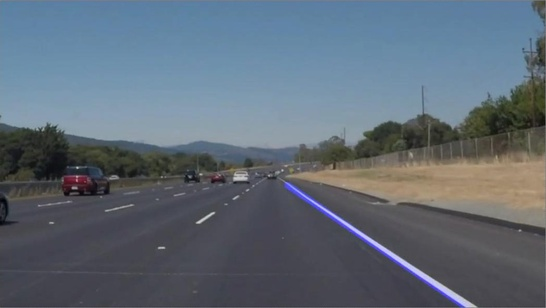
#> input picture test_images/zigzag.jpg, 546 x 308 px, shrunk from 1048 x 591 before the run; its folder holds 2 pictures in this run
$ jupyter execute --allow-errors Attempt2-Copy1.ipynb   (shell and % lines are left out)
#> lines starting #> are read from the running program, lines starting #| are printed output that depends on the picture; after the words box and inside, x2 and y2 are one past the last pixel; in counts of white or black regions, pixels touching at a corner belong together
# **Finding Lane Lines on the Road**
***
In this project, you will use the tools you learned about in the lesson to identify lane lines on the road.  You can develop your pipeline on a series of individual images, and later apply the result to a video stream (really just a series of images). Check out the video clip "raw-lines-example.mp4" (also contained in this repository) to see what the output should look like after using the helper functions below.

Once you have a result that looks roughly like "raw-lines-example.mp4", you'll need to get creative and try to average and/or extrapolate the line segments you've detected to map out the full extent of the lane lines.  You can see an example of the result you're going for in the video "P1_example.mp4".  Ultimately, you would like to draw just one line for the left side of the lane, and one for the right.

---
Let's have a look at our first image called 'test_images/solidWhiteRight.jpg'.  Run the 2 cells below (hit Shift-Enter or the "play" button above) to display the image.

**Note** If, at any point, you encounter frozen display windows or other confounding issues, you can always start again with a clean slate by going to the "Kernel" menu above and selecting "Restart & Clear Output".

---

**The tools you have are color selection, region of interest selection, grayscaling, Gaussian smoothing, Canny Edge Detection and Hough Tranform line detection.  You  are also free to explore and try other techniques that were not presented in the lesson.  Your goal is piece together a pipeline to detect the line segments in the image, then average/extrapolate them and draw them onto the image for display (as below).  Once you have a working pipeline, try it out on the video stream below.**

---

<figure>

 <figcaption>
 <p></p>
 <p style="text-align: center;"> Your output should look something like this (above) after detecting line segments using the helper functions below </p>
 </figcaption>
</figure>
 <p></p>
<figure>

 <figcaption>
 <p></p>
 <p style="text-align: center;"> Your goal is to connect/average/extrapolate line segments to get output like this</p>
 </figcaption>
</figure>

[cell 1]
#importing some useful packages
import matplotlib.pyplot as plt
import matplotlib.image as mpimg
import numpy as np
import cv2

#> (a cell that did not finish here is left out)

**Some OpenCV functions (beyond those introduced in the lesson) that might be useful for this project are:**

`cv2.inRange()` for color selection
`cv2.fillPoly()` for regions selection
`cv2.line()` to draw lines on an image given endpoints
`cv2.addWeighted()` to coadd / overlay two images
`cv2.cvtColor()` to grayscale or change color
`cv2.imwrite()` to output images to file
`cv2.bitwise_and()` to apply a mask to an image

**Check out the OpenCV documentation to learn about these and discover even more awesome functionality!**

Below are some helper functions to help get you started. They should look familiar from the lesson!

[cell 3]
import random

def grayscale(img):
    """Applies the Grayscale transform
    This will return an image with only one color channel
    but NOTE: to see the returned image as grayscale
    you should call plt.imshow(gray, cmap='gray')"""
    return cv2.cvtColor(img, cv2.COLOR_BGR2GRAY)

def canny(img, low_threshold, high_threshold):
    """Applies the Canny transform"""
    high_threshold, _ = cv2.threshold(img, 0, 255, cv2.THRESH_BINARY + cv2.THRESH_OTSU)
    low_threshold = 0.5 * high_threshold
    return cv2.Canny(img, low_threshold, high_threshold)

def gaussian_blur(img, kernel_size):
    """Applies a Gaussian Noise kernel"""
    return cv2.GaussianBlur(img, (kernel_size, kernel_size), 0)

def region_of_interest(img, vertices):
    """
    Applies an image mask.

    Only keeps the region of the image defined by the polygon
    formed from `vertices`. The rest of the image is set to black.
    """
    #defining a blank mask to start with
    mask = np.zeros_like(img)

    #defining a 3 channel or 1 channel color to fill the mask with depending on the input image
    if len(img.shape) > 2:
        channel_count = img.shape[2]  # i.e. 3 or 4 depending on your image
        ignore_mask_color = (255,) * channel_count
    else:
        ignore_mask_color = 255

    #filling pixels inside the polygon defined by "vertices" with the fill color
    cv2.fillPoly(mask, vertices, ignore_mask_color)

    #returning the image only where mask pixels are nonzero
    masked_image = cv2.bitwise_and(img, mask)
    return masked_image


def draw_lines(img, lines, color=[255, 0, 0], thickness=2):
    """
    NOTE: this is the function you might want to use as a starting point once you want to
    average/extrapolate the line segments you detect to map out the full
    extent of the lane (going from the result shown in raw-lines-example.mp4
    to that shown in P1_example.mp4).

    Think about things like separating line segments by their
    slope ((y2-y1)/(x2-x1)) to decide which segments are part of the left
    line vs. the right line.  Then, you can average the position of each of
    the lines and extrapolate to the top and bottom of the lane.

    This function draws `lines` with `color` and `thickness`.
    Lines are drawn on the image inplace (mutates the image).
    If you want to make the lines semi-transparent, think about combining
    this function with the weighted_img() function below
    """

    #using linear interpolation
    # y = y1 + (x - x1) * (y2-y1) / (x2-x1)
    # y = y1 + (x - x1) * slope
    # => x = (y-y1)/slope + x1
    # linear interpolation of points is the concatenated interpolation of all points

    slopesLeft = []
    slopesRight = []
    pointsLeft = []
    pointsRight = []

    for line in lines:
        for x1,y1,x2,y2 in line:
            slope = ((y2-y1)/(x2-x1))
            if slope < 0:
                slopesLeft.append(slope)
                pointsLeft.append([(x1,y1),(x2,y2)])
            else:
                slopesRight.append(slope)
                pointsRight.append([(x1,y1),(x2,y2)])
            #color = (random.randint(0,255),random.randint(0,255),random.randint(0,255))
            #cv2.line(img, (x1, y1), (x2, y2), color, thickness)

    #paint left and right lane by average slope fully from bottom to center
    #highly depends on noise, too much noise will likely move the lines away from each other
    avgLeft = np.mean(slopesLeft)
    avgRight = np.mean(slopesRight)

    #fixed for spanning
    y = img.shape[0]
    yMin = img.shape[0]*0.6

    #continous based on old line segments
    #works very well but not on few line segments, at least not with the current hough settings

    lineLeft = []
    lineRight = []

    avgTopLeftXs = []
    avgTopRightXs = []

    xBottomLeft = []
    xBottomRight = []

    for point in pointsLeft:
        for x1,y1 in point:
            try:
                x = int((y - y1) / avgLeft + x1)
                #variant 1 paint continously only the line segments found
                #cv2.line(img, (x1, y1), (x, y), (0,255,0), 8)

                #variant 2 calculated a spanned fixed line with the first point
                xMin = x - ((y - yMin) / avgLeft)
                avgTopLeftXs.append(xMin)
                xBottomLeft.append(x)
                #cv2.line(img, (int(xMin), int(yMin)), (int(x), y), (0,255,0), 10)
            except Exception as detail:
                  print('Handling run-time error:', detail)


    for point in pointsRight:
        for x1,y1 in point:
            try:
                x = (y - y1) / avgRight + x1
                #variant 1 paint continously only the line segments found
                #cv2.line(img, (x1, y1), (x, y), (0,0,255), 8)


                #variant 2 calculated a spanned fixed line with the first point
                xMin = x - ((y - yMin) / avgRight)
                avgTopRightXs.append(xMin)
                xBottomRight.append(x)
                #cv2.line(img, (int(xMin), int(yMin)), (int(x), y), (0,0,255), 10)
            except Exception as detail:
                  print('Handling run-time error:', detail)

    #now draw only the means of all lines
    x1 = np.mean(avgTopLeftXs)
    x = np.mean(xBottomLeft)
    cv2.line(img, (int(x1), int(yMin)), (int(x), y), (0,255,0), 10)

    x1 = np.mean(avgTopRightXs)
    x = np.mean(xBottomRight)
    cv2.line(img, (int(x1), int(yMin)), (int(x), y), (0,0,255), 10)

def hough_lines(img, rho, theta, threshold, min_line_len, max_line_gap):
    """
    `img` should be the output of a Canny transform.

    Returns an image with hough lines drawn.
    """
    lines = cv2.HoughLinesP(img, rho, theta, threshold, np.array([]),min_line_len, max_line_gap)
    line_img = np.zeros((*img.shape, 3), dtype=np.uint8)
    draw_lines(line_img, lines)
    return line_img

# Python 3 has support for cool math symbols.
def weighted_img(img, initial_img, α=0.8, β=1., λ=0.):
    """
    `img` is the output of the hough_lines(), An image with lines drawn on it.
    Should be a blank image (all black) with lines drawn on it.

    `initial_img` should be the image before any processing.

    The result image is computed as follows:

    initial_img * α + img * β + λ
    NOTE: initial_img and img must be the same shape!
    """
    return cv2.addWeighted(initial_img, α, img, β, λ)

## Test on Images

Now you should build your pipeline to work on the images in the directory "test_images"
**You should make sure your pipeline works well on these images before you try the videos.**

[cell 4]
import math
import os
examples = os.listdir("test_images/")
#> examples = ['challengepic.jpg', 'zigzag.jpg']

run your solution on all test_images and make copies into the test_images directory).

## Test on Videos

You know what's cooler than drawing lanes over images? Drawing lanes over video!

We can test our solution on two provided videos:

`solidWhiteRight.mp4`

`solidYellowLeft.mp4`

[cell 5]
def process_image(image):
    # NOTE: The output you return should be a color image (3 channel) for processing video below
    # TODO: put your pipeline here,
    # you should return the final output (image with lines are drawn on lanes)
    # Define a kernel size and apply Gaussian smoothing
    kernel_size = 5
    gray = grayscale(image)
    blur_gray = gaussian_blur(gray,kernel_size)

    # Define our parameters for Canny and apply
    low_threshold = 150
    high_threshold = 250
    cannyEdgeImage = canny(blur_gray, low_threshold, high_threshold)

    # This time we are defining a four sided polygon to mask
    imshape = image.shape
    width = imshape[1]
    height = imshape[0]
    centerWidth = width / 2

    #line of sight vertical axis, later to be detected as where the lane ends out of sight on the horizon
    verticalAxis = height * 0.6
    halfTopViewArea = 60
    vertices = np.array([[(0,height),(centerWidth-halfTopViewArea, verticalAxis), (centerWidth+halfTopViewArea, verticalAxis), (width,height)]], dtype=np.int32)
    masked_edges = region_of_interest(cannyEdgeImage,vertices)
    # Define the Hough transform parameters
    # Make a blank the same size as our image to draw on
    rho = 3 # distance resolution in pixels of the Hough grid
    theta = np.pi/120 # angular resolution in radians of the Hough grid
    threshold = 120   # minimum number of votes (intersections in Hough grid cell)
    min_line_length = 40 #minimum number of pixels making up a line
    max_line_gap = 40    # maximum gap in pixels between connectable line segments

    # Run Hough on edge detected image
    # Output "lines" is an array containing endpoints of detected line segments
    line_image = hough_lines(masked_edges, rho, theta, threshold, min_line_length, max_line_gap)

    # Create a "color" binary image to combine with line image
    color_edges = np.dstack((cannyEdgeImage, cannyEdgeImage, cannyEdgeImage))

    # Draw the lines on the edge image
    lines_edges = weighted_img(line_image,image,0.8,1.0,0.0)
    return lines_edges

[cell 6]
image = mpimg.imread('test_images/' + examples[1])
#> image is the input picture: shape (308, 546, 3); mean R, G, B 95.3, 106.8, 118.8
#> (the rest of this cell did not finish here and is left out)

#> in grayscale, `return cv2.cvtColor(img, cv2.COLOR_BGR2GRAY)`:
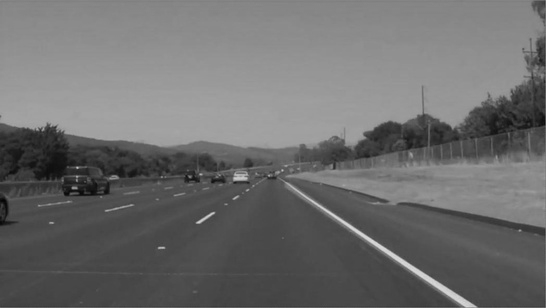
#> returned value: shape (308, 546); min 5, max 218, mean 109.1
#> in canny, `high_threshold, _ = cv2.threshold(img, 0, 255, cv2.THRESH_BINARY + cv2..`: high_threshold = 109
#> in canny, `low_threshold = 0.5 * high_threshold`: low_threshold = 54.5
#> in canny, `return cv2.Canny(img, low_threshold, high_threshold)`:
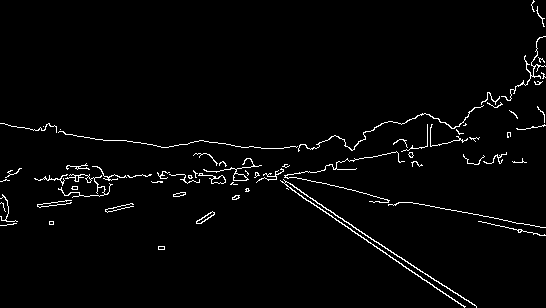
#> returned value: shape (308, 546); 2.3% white in thin lines or dots
#> in region_of_interest, `cv2.fillPoly(mask, vertices, ignore_mask_color)`:
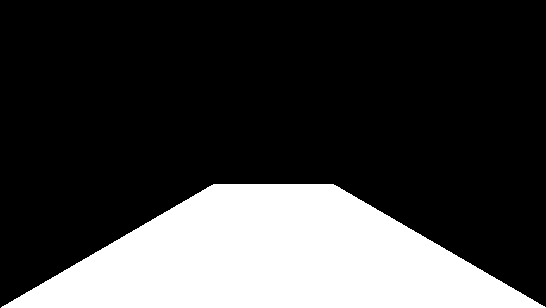
#> mask: shape (308, 546); 24.6% white; 1 white region, box (x1, y1, x2, y2) and area: (1, 184, 546, 308) 41381
#> in region_of_interest, `masked_image = cv2.bitwise_and(img, mask)`:
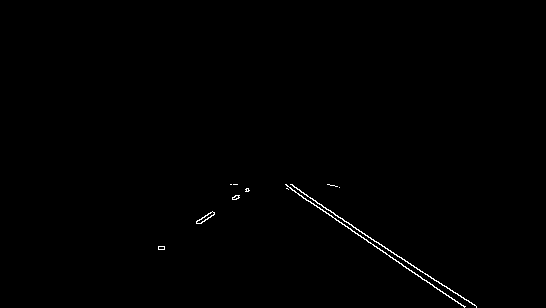
#> masked_image: shape (308, 546); 0.44% white in thin lines or dots, all inside (x1, y1, x2, y2) = (158, 184, 477, 308)
#> in hough_lines, `lines = cv2.HoughLinesP(img, rho, theta, threshold, np.array([]),min_l..`: lines = [[301, 192, 476, 306], [285, 184, 464, 307]]
#> the loop in draw_lines, `for line in lines:` made 2 passes
#> after the loop in draw_lines, `for line in lines:`: pointsLeft = []; pointsRight = [[(301, 192), (476, 306)], [(285, 184), (464, 307)]]; slopesLeft = []; slopesRight = [0.651, 0.687]
#> in draw_lines, `avgLeft = np.mean(slopesLeft)`: avgLeft = nan
#> in draw_lines, `avgRight = np.mean(slopesRight)`: avgRight = 0.669
#> after the loop in draw_lines, `for point in pointsLeft:`: avgTopLeftXs = []
#> the loop in draw_lines, `for point in pointsRight:` made 2 passes
#> after the loop in draw_lines, `for point in pointsRight:`: avgTopRightXs = [290.2, 294.9, 286.2, 281.4]; xBottomRight = [474.3, 479, 470.3, 465.5]
#> in draw_lines, `x1 = np.mean(avgTopLeftXs)`: x1 = nan
